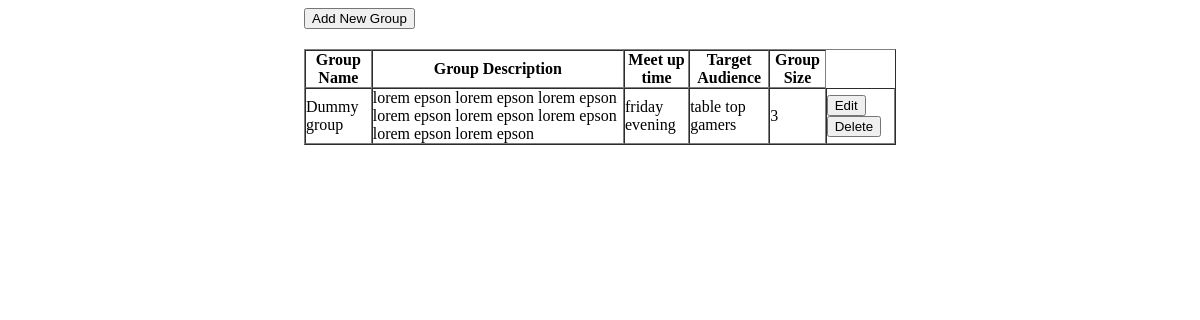
Page /crud4gamespage/index.php on the earlier database version.
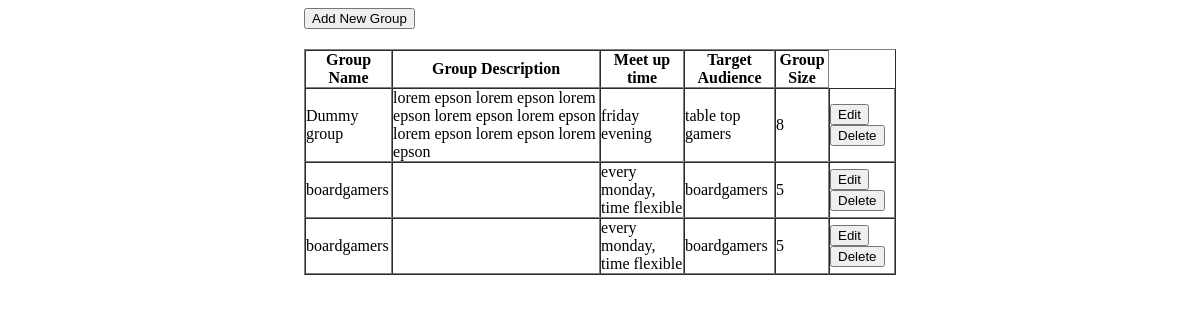
Same page on the later database version.
### tables this page shows
CREATE TABLE `groups` (
  `groups_id` int(11) NOT NULL,
  `group_name` varchar(50) NOT NULL,
  `description` varchar(255) DEFAULT NULL,
  `scheduling` varchar(255) NOT NULL,
  `target_audience` varchar(200) NOT NULL,
  `open_spots` int(11) NOT NULL,
  `fk_games_id` int(11) DEFAULT NULL
);

### crud4gamespage/index.php (the view, shortened to what this page needs)
<?php require_once 'actions/dbconnect.php'; ?>
<!DOCTYPE html>
<html>
<head>
</head>
<body>
<div class="manageUser">
    <a href="create.php"><button type="button">Add New Group</button></a>
    <table border="1" cellspacing="0" cellpadding="0">
        <thead>
            <tr>
                <th>Group Name</th>
                <th>Group Description</th>
                <th>Meet up time</th>
                <th>Target Audience</th>
                 <th>Group Size</th>
            </tr>
        </thead>
        <tbody>
             <?php
            $sql = "SELECT * FROM groups ";
            $result = $conn->query($sql);
            if($result->num_rows > 0) {
                while($row = $result->fetch_assoc()) {
                    echo "<tr>
                        <td>".$row['group_name']."</td>
                        <td> ".$row['description']."</td>
                        <td>".$row['scheduling']." </td>
                        <td>".$row['target_audience']." </td>
                        <td> ".$row['open_spots']."</td>
                        <td>
                            <a href='update.php?id=".$row['groups_id']."'><button type='button'>Edit</button></a>
                            <a href='delete.php?id=".$row['groups_id']."'><button type='button'>Delete</button></a>
                        </td>
                    </tr>";
                }
            } else {
               echo "<tr><td colspan='5'><center>No Data Avaliable</center></td></tr>";
            }
            ?>
        </tbody>
    </table>
</div>
</body>
</html>

Differences in the rows shown:
changed groups "Dummy group": open_spots "3" → "8"
added groups: group_name "boardgamers", scheduling "every monday, time flexible", target_audience "boardgamers", open_spots "5"
added groups: group_name "boardgamers", scheduling "every monday, time flexible", target_audience "boardgamers", open_spots "5"
